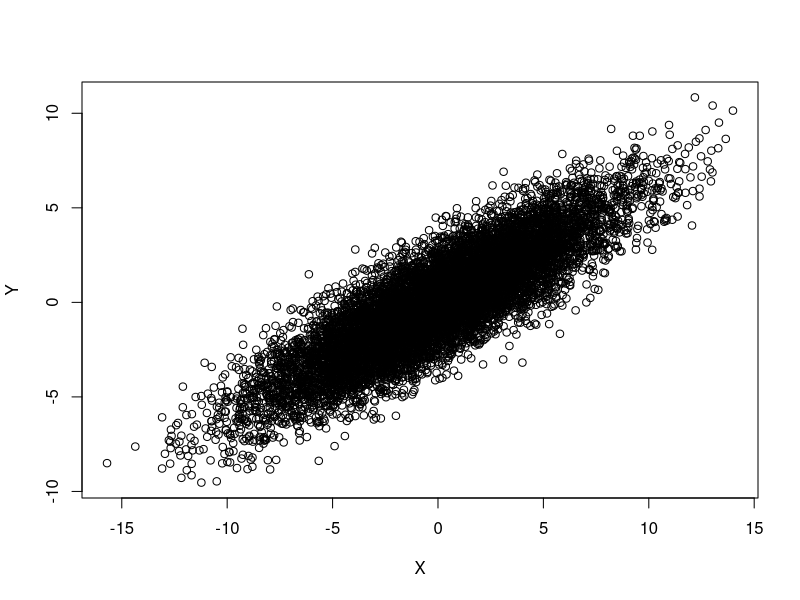
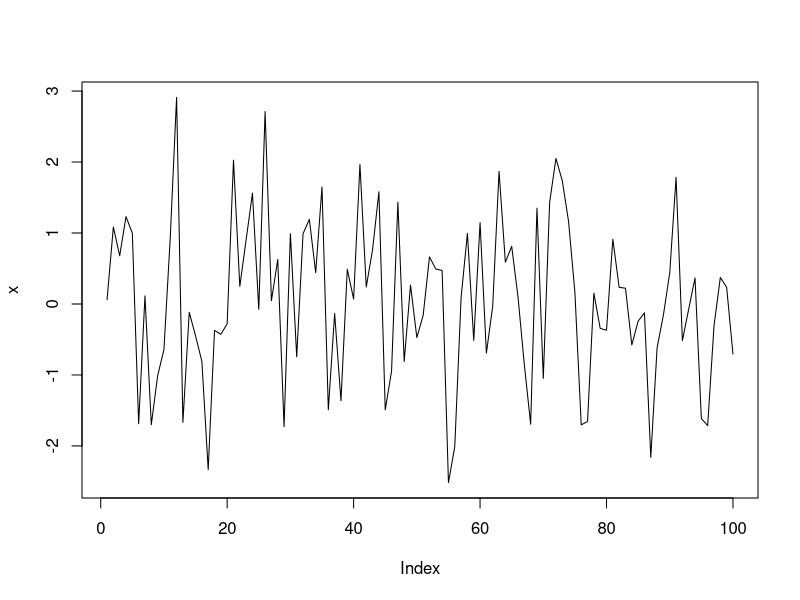
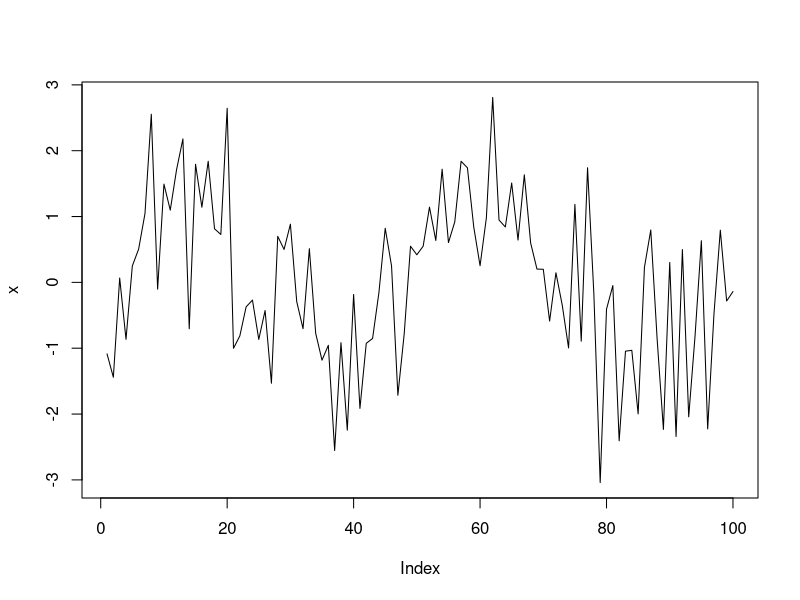
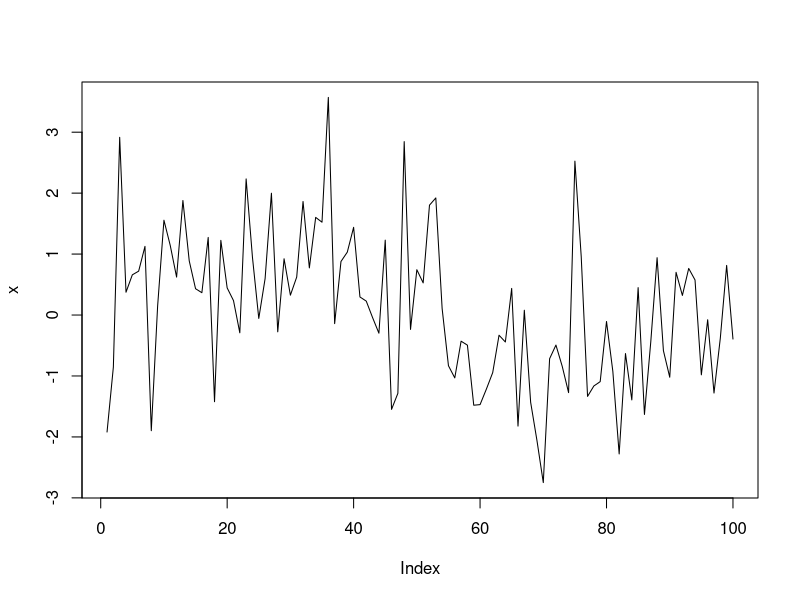

Source code (R) for these figures, in order:
#Tientso Ning
#Series 2

set.seed(0);
n=10000;
a1=rnorm(n,mean=0,sd=1);
a2=rnorm(n,mean=0,sd=2);

X = a1 + 2*a2;
Y = 2*a1 + a2;

#compute the correlation between X and Y
print(cor(X,Y));

#display the graph of X and Y
plot(X,Y);

#compute the ACF
T = 10;
x <- rnorm(100) + sin(2*pi*1:100/T);
plot(x, type='l')
T = 50;
x <- rnorm(100) + sin(2*pi*1:100/T);
plot(x, type='l')
T = 100;
x <- rnorm(100) + sin(2*pi*1:100/T);
plot(x, type='l')
